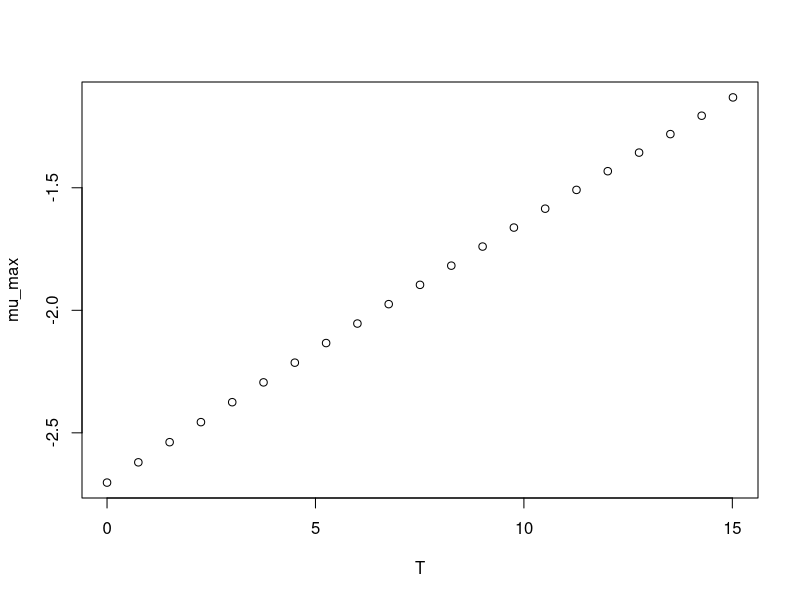

The R source for this figure:
#############################
# start of Parameter script
#############################
T <- seq(0,15.015,length.out=21)
#############################
# end of Parameter script
#############################
############################# 
# start of Model script Gropin ID 1325 
#############################
 
# constant coefficients for this model
 
variables <- data.frame(T)
argumentsPar <- expand.grid(variables)
 
# heart of the model
response_surface <- function(T) {
   mumax <-log(0.067)-(68.4/0.00831)*((1/(T+273))-(1/273))

return(mumax=mumax)
} 

# output parameters
mumax <- cbind(argumentsPar,response_surface(argumentsPar['T']))
colnames(mumax) <- c(colnames(argumentsPar),'mumax')
#############################
# End of Model script
#############################
############################# 
# start of Visualisation script Gropin ID 1325 
#############################
plot(T,mumax$mumax,
                          xlab='T',
                          ylab='mu_max')
#############################
# End of Visualisation script
#############################
